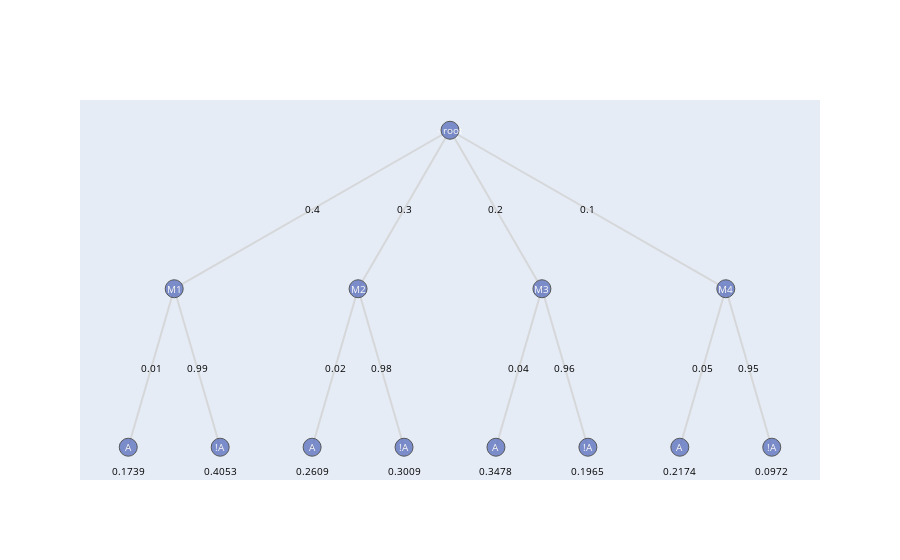

Notebook code cell kept with this figure:
### Code cell
from igraph import Graph, EdgeSeq
import itertools
import plotly.graph_objects as go
import numpy as np
n = 1

conditionProbsCalculated = list(itertools.chain.from_iterable((i, 1-i) for i in conditionProbs))
nr_vertices = int((1-len(Production)**(n+1))/(1-len(Production))) # nr of verticies calculated by geometrical series, assumes symmetrical tree
v_label = list(Production.keys()) + (["A", "!A"] * len(Production)) # create the labels

v_label.insert(0, "- root") # add the root node
G = Graph.Tree(nr_vertices, len(Production)) # n stands for children number

# add the second layer, update nr of verticies
G.add_vertices(len(Production)*2)
nr_vertices = nr_vertices + 2*len(Production)
G.add_edges([(int(np.ceil(i/2)), len(Production)+i) for i in range(1, len(Production)*2 +1)])

lay = G.layout_reingold_tilford(mode='in', root=[0])

position = {k: lay[k] for k in range(nr_vertices)}
Y = [lay[k][1] for k in range(nr_vertices)]
M = max(Y)

es = EdgeSeq(G) # sequence of edges
E = [e.tuple for e in G.es] # list of edges

L = len(position)
Xn = [position[k][0] for k in range(L)]
Yn = [2*M-position[k][1] for k in range(L)]
Xe = []
Ye = []
for edge in E:
    Xe+=[position[edge[0]][0],position[edge[1]][0], None]
    Ye+=[2*M-position[edge[0]][1],2*M-position[edge[1]][1], None]

labels = v_label

# set the paths accordingly
allPaths = []
for i in range(n+1):
    allPaths.extend(list(itertools.product(Production.keys(), repeat=i)))

# second layer
allPaths.extend(list(itertools.product(Production.keys(), ["A", "!A"])))
G.vs["path"] = allPaths

# calculate the probabilities 
lastProb = [] # saving the last probability per node for labeling
allProbs = [1]
for i in range(1, nr_vertices): # calculate the number of nodes using geometric series, skip root node
    val = 1
    Production_copy = Production.copy()
    for j, item in enumerate(G.vs[i]["path"]): # the idea is to trace the path back from the root, using the path vector
        if item in Production_copy: 
            val = Production_copy[item]
        else: # second layer: i > len(Production)+1; item is A or !0
            val = conditionProbsCalculated[i-1-len(Production)]
        if j+1 == len(G.vs[i]["path"]):
            lastProb.append(val)
    if (i-1-len(Production) < 0):
        allProbs.append(val)
    else:
        probVector = [a*b for a,b in zip(np.repeat(list(Production.values()), 2), conditionProbsCalculated)]
        prob = probVector[(i-1-len(Production))] / sum(probVector[(i-1)%2::2])
        allProbs.append(prob)


G.vs["lastprob"] = lastProb
G.vs["prob"] = allProbs

def make_annotations(pos, text, font_size=10, font_color='rgb(250,250,250)'):
    L=len(pos)
    annotations = []
    for k in range(L):
        annotations.append(
            dict(
                text=labels[k], # set the first letter of description to node
                x=pos[k][0], y=2*M-position[k][1],
                xref='x1', yref='y1',
                font=dict(color=font_color, size=font_size),
                showarrow=False)
        )
    
    # annotations for path probability
    for i in range(2, len(Xe), 3): # start off with the third value in the array and bypassing None types
        annotations.append(dict(
            text=f"{G.vs[int((i-2)/3)]['lastprob']}", 
            x=(Xe[i-1]+Xe[i-2])/2, y=(Ye[i-1]+Ye[i-2])/2,
            xref='x1', yref='y1',
            font=dict(color="black", size=font_size),
            showarrow=False)
        )

    # annotation for probability of last elements
    for i in range(nr_vertices - len(Production)*2, nr_vertices):
        annotations.append(dict(
            text=f"{G.vs[i]['prob']:.4f}", 
            x=Xn[i], y=Yn[i]-0.15,
            xref='x1', yref='y1',
            font=dict(color="black", size=font_size),
            showarrow=False)
        )
    
    return annotations

fig = go.Figure()
fig.add_trace(go.Scatter(x=Xe,
                   y=Ye,
                   mode='lines',
                   line=dict(color='rgb(210,210,210)', width=2),
                   opacity=0.8
                   ))
fig.add_trace(go.Scatter(x=Xn,
                  y=Yn,
                  mode='markers',
                  marker=dict(symbol='circle-dot',
                                size=18,
                                color='#6175c1',    #'#DB4551',
                                line=dict(color='rgb(50,50,50)', width=1)
                                ),
                  text=list(zip(allPaths, np.array(allProbs).astype(str))),
                  hoverinfo='text',
                  opacity=0.8
                  ))

axis = dict(showline=False, # hide axis line, grid, ticklabels and  title
            zeroline=False,
            showgrid=False,
            showticklabels=False,
            )

fig.update_layout(annotations=make_annotations(position, v_label),
              xaxis=axis,
              yaxis=axis,
              showlegend=False
              )
fig.show()

### Figure 1 — Plotly figure (JSON) as saved in the notebook; plotly's stock layout.template omitted (floating-point values rounded to 4 significant figures)
{"data": [{"line": {"color": "rgb(210,210,210)", "width": 2}, "mode": "lines", "opacity": 0.8, "type": "scatter", "x": [0, -3, null, 0, -1, null, 0, 1, null, 0, 3, null, -3, -3.5, null, -3, -2.5, null, -1, -1.5, null, -1, -0.5, null, 1, 0.5, null, 1, 1.5, null, 3, 2.5, null, 3, 3.5, null], "y": [4, 3, null, 4, 3, null, 4, 3, null, 4, 3, null, 3, 2, null, 3, 2, null, 3, 2, null, 3, 2, null, 3, 2, null, 3, 2, null, 3, 2, null, 3, 2, null]}, {"hoverinfo": "text", "marker": {"color": "#6175c1", "line": {"color": "rgb(50,50,50)", "width": 1}, "size": 18, "symbol": "circle-dot"}, "mode": "markers", "opacity": 0.8, "text": ["((), '1.0')", "(('M1',), '0.4')", "(('M2',), '0.3')", "(('M3',), '0.2')", "(('M4',), '0.1')", "(('M1', 'A'), '0.17391304347826084')", "(('M1', '!A'), '0.40532241555783016')", "(('M2', 'A'), '0.2608695652173913')", "(('M2', '!A'), '0.300921187308086')", "(('M3', 'A'), '0.3478260869565217')", "(('M3', '!A'), '0.19651995905834188')", "(('M4', 'A'), '0.2173913043478261')", "(('M4', '!A'), '0.09723643807574209')"], "type": "scatter", "x": [0, -3, -1, 1, 3, -3.5, -2.5, -1.5, -0.5, 0.5, 1.5, 2.5, 3.5], "y": [4, 3, 3, 3, 3, 2, 2, 2, 2, 2, 2, 2, 2]}], "layout": {"annotations": [{"font": {"color": "rgb(250,250,250)", "size": 10}, "showarrow": false, "text": "- root", "x": 0, "xref": "x", "y": 4, "yref": "y"}, {"font": {"color": "rgb(250,250,250)", "size": 10}, "showarrow": false, "text": "M1", "x": -3, "xref": "x", "y": 3, "yref": "y"}, {"font": {"color": "rgb(250,250,250)", "size": 10}, "showarrow": false, "text": "M2", "x": -1, "xref": "x", "y": 3, "yref": "y"}, {"font": {"color": "rgb(250,250,250)", "size": 10}, "showarrow": false, "text": "M3", "x": 1, "xref": "x", "y": 3, "yref": "y"}, {"font": {"color": "rgb(250,250,250)", "size": 10}, "showarrow": false, "text": "M4", "x": 3, "xref": "x", "y": 3, "yref": "y"}, {"font": {"color": "rgb(250,250,250)", "size": 10}, "showarrow": false, "text": "A", "x": -3.5, "xref": "x", "y": 2, "yref": "y"}, {"font": {"color": "rgb(250,250,250)", "size": 10}, "showarrow": false, "text": "!A", "x": -2.5, "xref": "x", "y": 2, "yref": "y"}, {"font": {"color": "rgb(250,250,250)", "size": 10}, "showarrow": false, "text": "A", "x": -1.5, "xref": "x", "y": 2, "yref": "y"}, {"font": {"color": "rgb(250,250,250)", "size": 10}, "showarrow": false, "text": "!A", "x": -0.5, "xref": "x", "y": 2, "yref": "y"}, {"font": {"color": "rgb(250,250,250)", "size": 10}, "showarrow": false, "text": "A", "x": 0.5, "xref": "x", "y": 2, "yref": "y"}, {"font": {"color": "rgb(250,250,250)", "size": 10}, "showarrow": false, "text": "!A", "x": 1.5, "xref": "x", "y": 2, "yref": "y"}, {"font": {"color": "rgb(250,250,250)", "size": 10}, "showarrow": false, "text": "A", "x": 2.5, "xref": "x", "y": 2, "yref": "y"}, {"font": {"color": "rgb(250,250,250)", "size": 10}, "showarrow": false, "text": "!A", "x": 3.5, "xref": "x", "y": 2, "yref": "y"}, {"font": {"color": "black", "size": 10}, "showarrow": false, "text": "0.4", "x": -1.5, "xref": "x", "y": 3.5, "yref": "y"}, {"font": {"color": "black", "size": 10}, "showarrow": false, "text": "0.3", "x": -0.5, "xref": "x", "y": 3.5, "yref": "y"}, {"font": {"color": "black", "size": 10}, "showarrow": false, "text": "0.2", "x": 0.5, "xref": "x", "y": 3.5, "yref": "y"}, {"font": {"color": "black", "size": 10}, "showarrow": false, "text": "0.1", "x": 1.5, "xref": "x", "y": 3.5, "yref": "y"}, {"font": {"color": "black", "size": 10}, "showarrow": false, "text": "0.01", "x": -3.25, "xref": "x", "y": 2.5, "yref": "y"}, {"font": {"color": "black", "size": 10}, "showarrow": false, "text": "0.99", "x": -2.75, "xref": "x", "y": 2.5, "yref": "y"}, {"font": {"color": "black", "size": 10}, "showarrow": false, "text": "0.02", "x": -1.25, "xref": "x", "y": 2.5, "yref": "y"}, {"font": {"color": "black", "size": 10}, "showarrow": false, "text": "0.98", "x": -0.75, "xref": "x", "y": 2.5, "yref": "y"}, {"font": {"color": "black", "size": 10}, "showarrow": false, "text": "0.04", "x": 0.75, "xref": "x", "y": 2.5, "yref": "y"}, {"font": {"color": "black", "size": 10}, "showarrow": false, "text": "0.96", "x": 1.25, "xref": "x", "y": 2.5, "yref": "y"}, {"font": {"color": "black", "size": 10}, "showarrow": false, "text": "0.05", "x": 2.75, "xref": "x", "y": 2.5, "yref": "y"}, {"font": {"color": "black", "size": 10}, "showarrow": false, "text": "0.95", "x": 3.25, "xref": "x", "y": 2.5, "yref": "y"}, {"font": {"color": "black", "size": 10}, "showarrow": false, "text": "0.1739", "x": -3.5, "xref": "x", "y": 1.85, "yref": "y"}, {"font": {"color": "black", "size": 10}, "showarrow": false, "text": "0.4053", "x": -2.5, "xref": "x", "y": 1.85, "yref": "y"}, {"font": {"color": "black", "size": 10}, "showarrow": false, "text": "0.2609", "x": -1.5, "xref": "x", "y": 1.85, "yref": "y"}, {"font": {"color": "black", "size": 10}, "showarrow": false, "text": "0.3009", "x": -0.5, "xref": "x", "y": 1.85, "yref": "y"}, {"font": {"color": "black", "size": 10}, "showarrow": false, "text": "0.3478", "x": 0.5, "xref": "x", "y": 1.85, "yref": "y"}, {"font": {"color": "black", "size": 10}, "showarrow": false, "text": "0.1965", "x": 1.5, "xref": "x", "y": 1.85, "yref": "y"}, {"font": {"color": "black", "size": 10}, "showarrow": false, "text": "0.2174", "x": 2.5, "xref": "x", "y": 1.85, "yref": "y"}, {"font": {"color": "black", "size": 10}, "showarrow": false, "text": "0.0972", "x": 3.5, "xref": "x", "y": 1.85, "yref": "y"}], "showlegend": false, "xaxis": {"showgrid": false, "showline": false, "showticklabels": false, "zeroline": false}, "yaxis": {"showgrid": false, "showline": false, "showticklabels": false, "zeroline": false}}}
